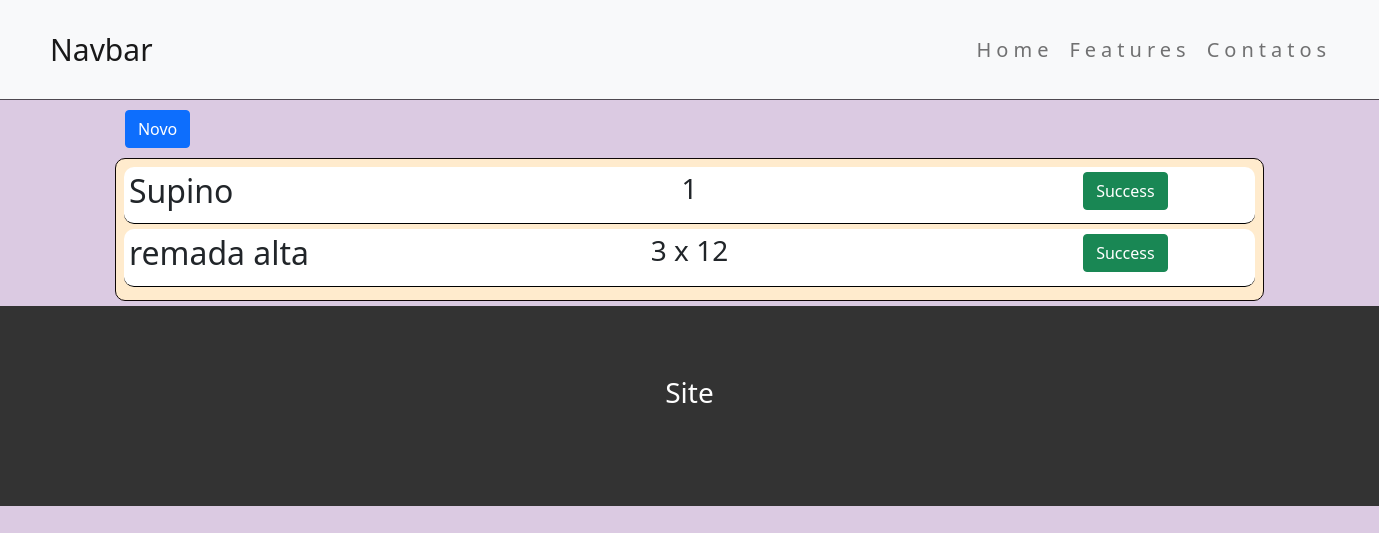
The app's page /, older data.
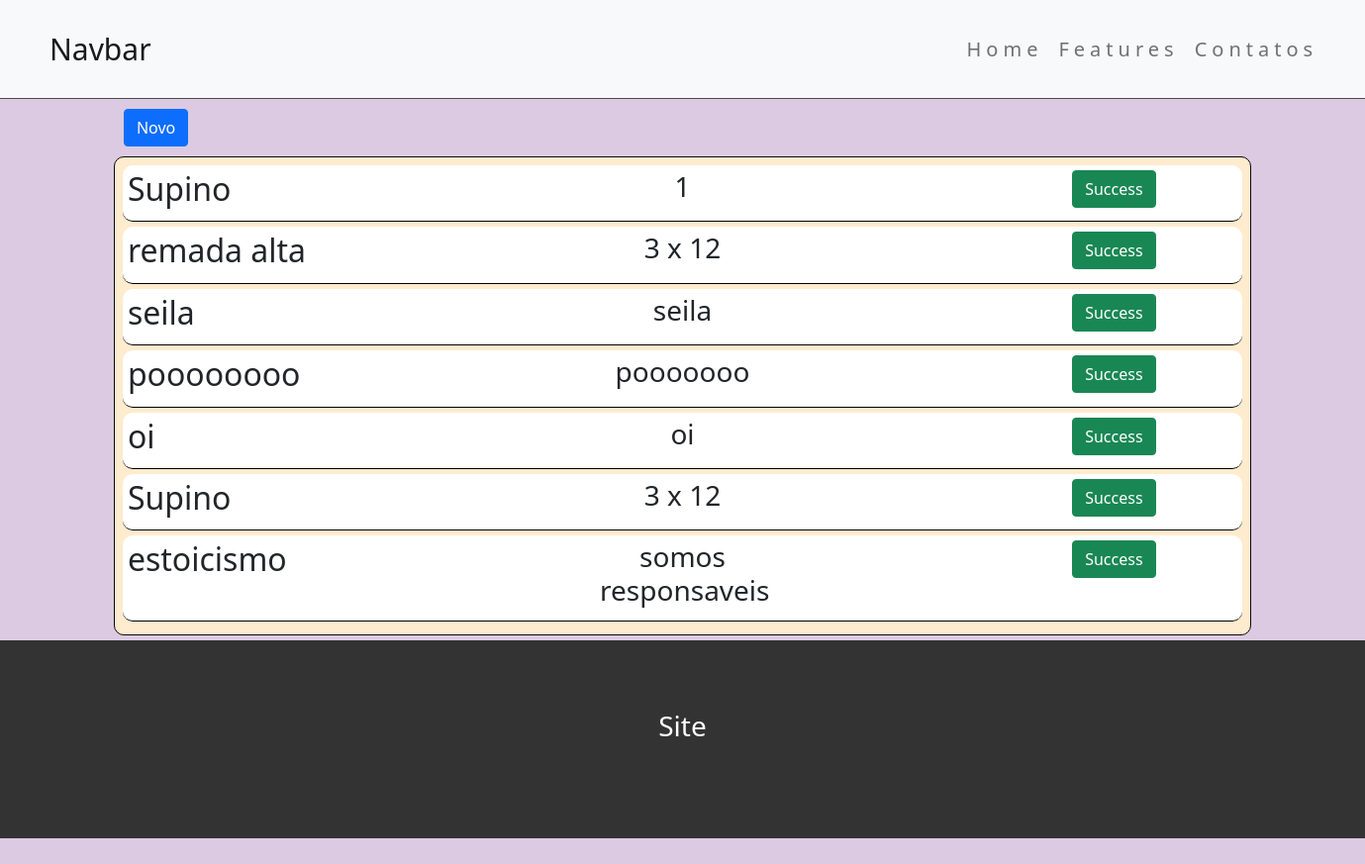
The same page, newer data.
### tarefas/models.py (models this page shows, shortened)
class alunoTreino(models.Model):
    STATUS = (
        ('done', 'DONE'),
        ('doing', 'DOING')
    )
    exercicio = models.CharField(max_length=256)
    repeticao = models.CharField(max_length=256)
    done = models.CharField(
        max_length=5,
        choices=STATUS
    )
    Created_at = models.DateField(auto_now_add=True)
    upptead_at = models.DateField(auto_now=True)

### tarefas/views.py (the view)
# urls.py: path('', views.rotinaTreinos, name='rotina-Treinos'),
def rotinaTreinos(request):
    exerc = alunoTreino.objects.all
    return render(request, 'rotina.html', {'exerc':exerc})

### tarefas/templates/rotina.html
{% extends "base.html" %}
{% block content %}
<div class="offset-1 col-md-10">
    <div class="botao">
         <a href="/oi/"> <button type="button" class="btn btn-primary">Novo</button></a>
    </div>
    <div class="divtarefas">
    {% for exercicios in exerc %}
        <div class="exc">
            <div class="row">
                <div class="col-md-5">
                <h2> {{ exercicios.exercicio }} </h2>
                </div>
                <div class="col-md-2">
                <h3>{{exercicios.repeticao}} </h3>
                </div>
                <div class="col-md-2 offset-3">
                    <button type="button" class="btn btn-success">Success</button>
                </div>
            </div>
        </div>
    {% endfor %}
</div>
</div>
{% endblock %}

### tarefas/templates/base.html (shortened to what this page needs)
{% load static %}
<!DOCTYPE html>
<html lang="pt-br">
<head>
    <link href="https://cdn.jsdelivr.net/npm/bootstrap@5.0.0-beta1/dist/css/bootstrap.min.css" rel="stylesheet">
    <link rel="stylesheet" href="{% static 'css/style.css' %}">
  </head>
<body>
<div class="container-fluid">
    <nav class="navbar navbar-expand-lg navbar-light bg-light">
        <a class="navbar-brand" href="#">Navbar</a>
        <div class="collapse navbar-collapse" id="navbarNavDropdown">
          <ul class="navbar-nav">
            <li class="nav-item active">
              <a class="nav-link" href="#">Home </a>
            </li>
            <li class="nav-item">
              <a class="nav-link" href="#">Features</a>
            </li>
            <li class="nav-item">
              <a class="nav-link" href="#">Contatos</a>
            </li>
          </ul>
        </div>
      </nav>
      {% block content %}
      {% endblock %}
      <footer class="rodape">
        <h3>Site</h3>
      </footer>
</div>
</body>
</html>

### tarefas/static/css/style.css (style rules this page uses)
body { background-color: rgb(219, 202, 226); padding: 0px; }
.container-fluid { padding: 0px; }
.navbar { height: 100px; border-bottom: 1px solid rgb(78, 73, 80); }
.navbar-nav { margin: 800px; }
.navbar-nav { font-size: 20px; letter-spacing: 5px; }
.navbar-brand { margin-left: 50px; font-size: 30px; }
.botao { margin: 10px; }
.rodape { height: 200px; width: auto; background-color: #333; color: #fff; text-align: center; }
.rodape h3 { padding-top: 70px; }
.divtarefas { margin-top: 5px; margin-bottom: 5px; border: 1px solid rgb(15, 7, 7) ; border-radius: 10px; padding: 8px; background-color: blanchedalmond; }
.exc { border-bottom: 1px solid black; border-radius: 10px; background-color: #fff; padding: 5px; margin-bottom: 5px; }
.exc h3 { text-align: center; }

Row changes from the older to the newer data that the page shows:
added alunoTreino: exercicio "seila", repeticao "seila"
added alunoTreino: exercicio "poooooooo", repeticao "pooooooo"
added alunoTreino: exercicio "oi", repeticao "oi"
added alunoTreino: exercicio "Supino", repeticao "3 x 12"
added alunoTreino: exercicio "estoicismo", repeticao "somos responsaveis"
